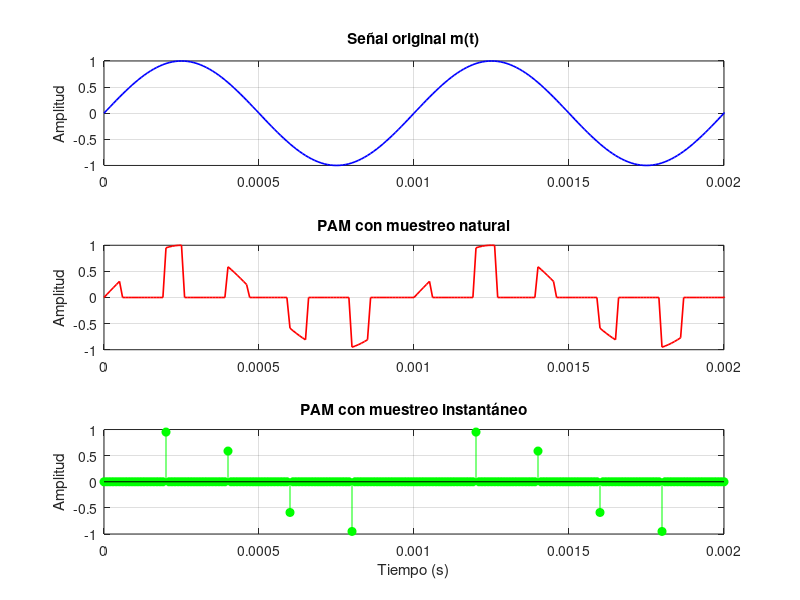

This chart was generated by the following MATLAB code:
clc; clear; close all;

%% 🔹 1) Señal original
A = 1;
fc = 1000;

fs_cont = 100000;
Ts_cont = 1/fs_cont;

t = 0:Ts_cont:0.01;

m = A * sin(2*pi*fc*t);

%% 🔹 2) PAM NATURAL
fs = 5000;
Ts = 1/fs;

d = 0.3;
tau = d * Ts;

p = zeros(size(t));

for i = 1:length(t)
    if mod(t(i), Ts) < tau
        p(i) = 1;
    end
end

pam_natural = m .* p;

%% 🔹 3) PAM INSTANTÁNEO
t_muestreo = 0:Ts:0.01;
muestras = A * sin(2*pi*fc*t_muestreo);

pam_inst = zeros(size(t));

for i = 1:length(t_muestreo)
    [~, idx] = min(abs(t - t_muestreo(i)));
    pam_inst(idx) = muestras(i);
end

%% 🔹 4) SUBPLOTS
figure;

% --- Señal original ---
subplot(3,1,1);
plot(t, m, 'b', 'LineWidth', 1.2);
title('Señal original m(t)');
ylabel('Amplitud');
grid on;
xlim([0 0.002]);

% --- PAM natural ---
subplot(3,1,2);
plot(t, pam_natural, 'r', 'LineWidth', 1.2);
title('PAM con muestreo natural');
ylabel('Amplitud');
grid on;
xlim([0 0.002]);

% --- PAM instantáneo ---
subplot(3,1,3);
stem(t, pam_inst, 'g', 'filled');
title('PAM con muestreo instantáneo');
xlabel('Tiempo (s)');
ylabel('Amplitud');
grid on;
xlim([0 0.002]);
